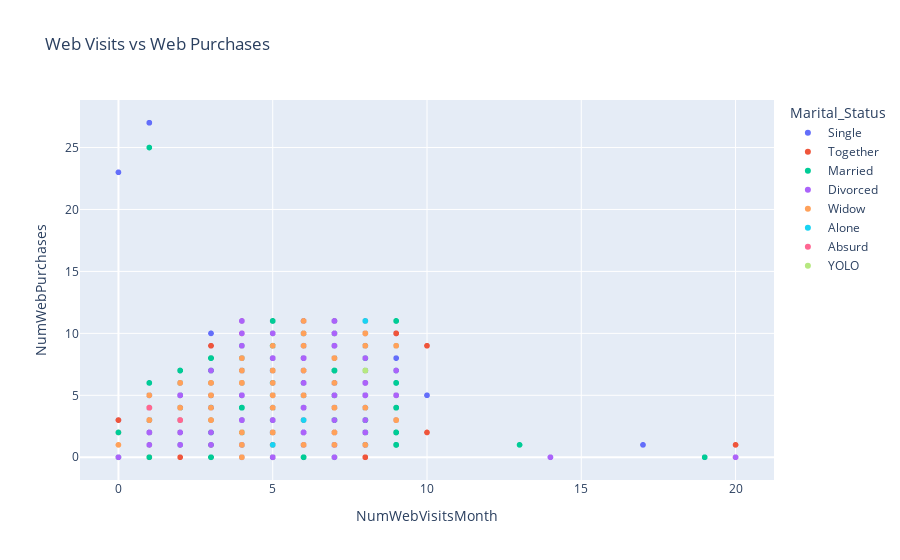
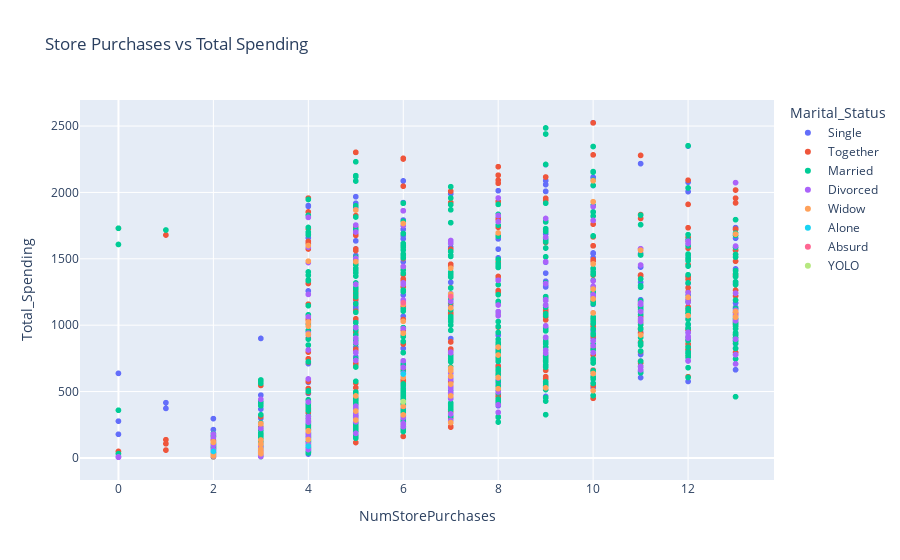

The cell these charts' notebook holds for them, in order:
### Code cell
# Web & Store Behavior
px.scatter(data, x='NumWebVisitsMonth', y='NumWebPurchases', color='Marital_Status', title='Web Visits vs Web Purchases').show()
px.scatter(data, x='NumStorePurchases', y='Total_Spending', color='Marital_Status', title='Store Purchases vs Total Spending').show()

### Figure 1 — Plotly figure (JSON) as saved in the notebook; plotly's stock layout.template omitted (floating-point values rounded to 4 significant figures; data arrays with more than 128 entries replaced by an {"elided": "..."} marker saying what was removed)
{"data": [{"hovertemplate": "Marital_Status=Single<br>NumWebVisitsMonth=%{x}<br>NumWebPurchases=%{y}<extra></extra>", "legendgroup": "Single", "marker": {"color": "#636efa", "symbol": "circle"}, "mode": "markers", "name": "Single", "showlegend": true, "type": "scattergl", "x": {"elided": "480 int values"}, "xaxis": "x", "y": {"elided": "480 int values"}, "yaxis": "y"}, {"hovertemplate": "Marital_Status=Together<br>NumWebVisitsMonth=%{x}<br>NumWebPurchases=%{y}<extra></extra>", "legendgroup": "Together", "marker": {"color": "#EF553B", "symbol": "circle"}, "mode": "markers", "name": "Together", "showlegend": true, "type": "scattergl", "x": {"elided": "580 int values"}, "xaxis": "x", "y": {"elided": "580 int values"}, "yaxis": "y"}, {"hovertemplate": "Marital_Status=Married<br>NumWebVisitsMonth=%{x}<br>NumWebPurchases=%{y}<extra></extra>", "legendgroup": "Married", "marker": {"color": "#00cc96", "symbol": "circle"}, "mode": "markers", "name": "Married", "showlegend": true, "type": "scattergl", "x": {"elided": "864 int values"}, "xaxis": "x", "y": {"elided": "864 int values"}, "yaxis": "y"}, {"hovertemplate": "Marital_Status=Divorced<br>NumWebVisitsMonth=%{x}<br>NumWebPurchases=%{y}<extra></extra>", "legendgroup": "Divorced", "marker": {"color": "#ab63fa", "symbol": "circle"}, "mode": "markers", "name": "Divorced", "showlegend": true, "type": "scattergl", "x": {"elided": "232 int values"}, "xaxis": "x", "y": {"elided": "232 int values"}, "yaxis": "y"}, {"hovertemplate": "Marital_Status=Widow<br>NumWebVisitsMonth=%{x}<br>NumWebPurchases=%{y}<extra></extra>", "legendgroup": "Widow", "marker": {"color": "#FFA15A", "symbol": "circle"}, "mode": "markers", "name": "Widow", "showlegend": true, "type": "scattergl", "x": [5, 2, 5, 6, 7, 3, 3, 9, 7, 4, 7, 8, 1, 6, 8, 8, 6, 5, 7, 1, 3, 5, 3, 4, 1, 4, 3, 7, 4, 5, 4, 5, 7, 8, 4, 5, 7, 3, 6, 4, 5, 5, 6, 3, 5, 1, 1, 7, 9, 4, 9, 6, 5, 2, 8, 7, 5, 2, 7, 9, 8, 8, 3, 0, 4, 6, 2, 6, 2, 2, 5, 1, 7, 6, 6, 3, 1], "xaxis": "x", "y": [1, 4, 7, 7, 4, 6, 5, 3, 2, 6, 4, 9, 3, 3, 1, 4, 10, 4, 4, 3, 5, 1, 3, 1, 4, 6, 4, 2, 6, 1, 8, 5, 1, 10, 0, 2, 6, 6, 9, 7, 6, 2, 1, 3, 7, 4, 3, 8, 3, 2, 3, 1, 9, 6, 7, 2, 5, 3, 8, 9, 10, 11, 3, 1, 2, 5, 3, 11, 6, 4, 2, 5, 8, 3, 3, 6, 4], "yaxis": "y"}, {"hovertemplate": "Marital_Status=Alone<br>NumWebVisitsMonth=%{x}<br>NumWebPurchases=%{y}<extra></extra>", "legendgroup": "Alone", "marker": {"color": "#19d3f3", "symbol": "circle"}, "mode": "markers", "name": "Alone", "showlegend": true, "type": "scattergl", "x": [8, 5, 6], "xaxis": "x", "y": [11, 1, 3], "yaxis": "y"}, {"hovertemplate": "Marital_Status=Absurd<br>NumWebVisitsMonth=%{x}<br>NumWebPurchases=%{y}<extra></extra>", "legendgroup": "Absurd", "marker": {"color": "#FF6692", "symbol": "circle"}, "mode": "markers", "name": "Absurd", "showlegend": true, "type": "scattergl", "x": [1, 2], "xaxis": "x", "y": [4, 3], "yaxis": "y"}, {"hovertemplate": "Marital_Status=YOLO<br>NumWebVisitsMonth=%{x}<br>NumWebPurchases=%{y}<extra></extra>", "legendgroup": "YOLO", "marker": {"color": "#B6E880", "symbol": "circle"}, "mode": "markers", "name": "YOLO", "showlegend": true, "type": "scattergl", "x": [8, 8], "xaxis": "x", "y": [7, 7], "yaxis": "y"}], "layout": {"legend": {"title": {"text": "Marital_Status"}, "tracegroupgap": 0}, "title": {"text": "Web Visits vs Web Purchases"}, "xaxis": {"anchor": "y", "domain": [0, 1], "title": {"text": "NumWebVisitsMonth"}}, "yaxis": {"anchor": "x", "domain": [0, 1], "title": {"text": "NumWebPurchases"}}}}

### Figure 2 — Plotly figure (JSON) as saved in the notebook; plotly's stock layout.template omitted (floating-point values rounded to 4 significant figures; data arrays with more than 128 entries replaced by an {"elided": "..."} marker saying what was removed)
{"data": [{"hovertemplate": "Marital_Status=Single<br>NumStorePurchases=%{x}<br>Total_Spending=%{y}<extra></extra>", "legendgroup": "Single", "marker": {"color": "#636efa", "symbol": "circle"}, "mode": "markers", "name": "Single", "showlegend": true, "type": "scattergl", "x": {"elided": "480 int values"}, "xaxis": "x", "y": {"elided": "480 int values"}, "yaxis": "y"}, {"hovertemplate": "Marital_Status=Together<br>NumStorePurchases=%{x}<br>Total_Spending=%{y}<extra></extra>", "legendgroup": "Together", "marker": {"color": "#EF553B", "symbol": "circle"}, "mode": "markers", "name": "Together", "showlegend": true, "type": "scattergl", "x": {"elided": "580 int values"}, "xaxis": "x", "y": {"elided": "580 int values"}, "yaxis": "y"}, {"hovertemplate": "Marital_Status=Married<br>NumStorePurchases=%{x}<br>Total_Spending=%{y}<extra></extra>", "legendgroup": "Married", "marker": {"color": "#00cc96", "symbol": "circle"}, "mode": "markers", "name": "Married", "showlegend": true, "type": "scattergl", "x": {"elided": "864 int values"}, "xaxis": "x", "y": {"elided": "864 int values"}, "yaxis": "y"}, {"hovertemplate": "Marital_Status=Divorced<br>NumStorePurchases=%{x}<br>Total_Spending=%{y}<extra></extra>", "legendgroup": "Divorced", "marker": {"color": "#ab63fa", "symbol": "circle"}, "mode": "markers", "name": "Divorced", "showlegend": true, "type": "scattergl", "x": {"elided": "232 int values"}, "xaxis": "x", "y": {"elided": "232 int values"}, "yaxis": "y"}, {"hovertemplate": "Marital_Status=Widow<br>NumStorePurchases=%{x}<br>Total_Spending=%{y}<extra></extra>", "legendgroup": "Widow", "marker": {"color": "#FFA15A", "symbol": "circle"}, "mode": "markers", "name": "Widow", "showlegend": true, "type": "scattergl", "x": [3, 10, 8, 6, 5, 10, 5, 3, 3, 10, 6, 5, 11, 3, 2, 4, 12, 8, 4, 4, 5, 3, 7, 3, 6, 13, 6, 2, 13, 3, 4, 5, 2, 10, 2, 3, 9, 13, 13, 10, 12, 4, 3, 10, 7, 7, 6, 7, 10, 4, 2, 3, 8, 13, 7, 3, 6, 4, 7, 8, 10, 8, 10, 7, 4, 6, 7, 4, 4, 4, 3, 11, 7, 3, 3, 11, 7], "xaxis": "x", "y": [67, 507, 606, 606, 285, 2088, 1478, 107, 44, 636, 324, 467, 926, 135, 15, 205, 1210, 521, 201, 1600, 1867, 67, 266, 42, 939, 1064, 1029, 121, 1064, 41, 1482, 353, 28, 1198, 23, 45, 528, 1103, 1060, 1461, 1072, 90, 32, 1930, 556, 1234, 1156, 677, 1092, 138, 117, 32, 1695, 1686, 467, 44, 388, 1024, 656, 835, 1198, 775, 1272, 1130, 138, 1766, 1429, 930, 932, 993, 102, 1564, 615, 258, 258, 1565, 1234], "yaxis": "y"}, {"hovertemplate": "Marital_Status=Alone<br>NumStorePurchases=%{x}<br>Total_Spending=%{y}<extra></extra>", "legendgroup": "Alone", "marker": {"color": "#19d3f3", "symbol": "circle"}, "mode": "markers", "name": "Alone", "showlegend": true, "type": "scattergl", "x": [6, 2, 4], "xaxis": "x", "y": [632, 49, 89], "yaxis": "y"}, {"hovertemplate": "Marital_Status=Absurd<br>NumStorePurchases=%{x}<br>Total_Spending=%{y}<extra></extra>", "legendgroup": "Absurd", "marker": {"color": "#FF6692", "symbol": "circle"}, "mode": "markers", "name": "Absurd", "showlegend": true, "type": "scattergl", "x": [7, 6], "xaxis": "x", "y": [1216, 1169], "yaxis": "y"}, {"hovertemplate": "Marital_Status=YOLO<br>NumStorePurchases=%{x}<br>Total_Spending=%{y}<extra></extra>", "legendgroup": "YOLO", "marker": {"color": "#B6E880", "symbol": "circle"}, "mode": "markers", "name": "YOLO", "showlegend": true, "type": "scattergl", "x": [6, 6], "xaxis": "x", "y": [424, 424], "yaxis": "y"}], "layout": {"legend": {"title": {"text": "Marital_Status"}, "tracegroupgap": 0}, "title": {"text": "Store Purchases vs Total Spending"}, "xaxis": {"anchor": "y", "domain": [0, 1], "title": {"text": "NumStorePurchases"}}, "yaxis": {"anchor": "x", "domain": [0, 1], "title": {"text": "Total_Spending"}}}}
